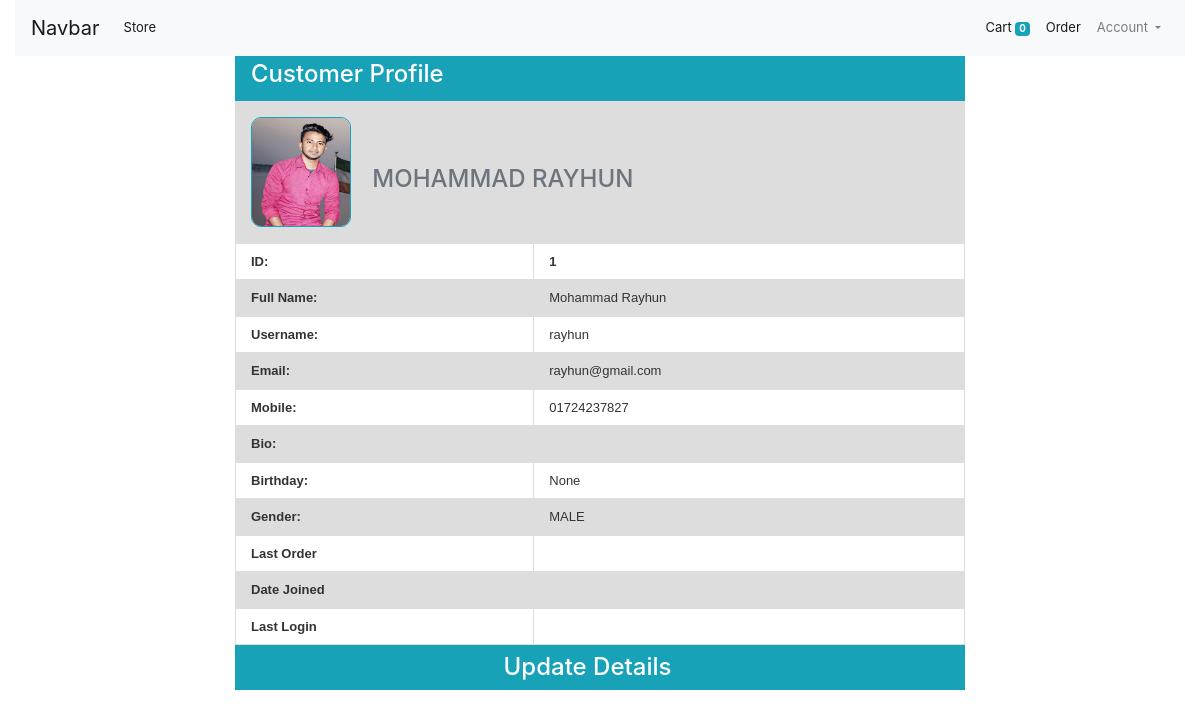
The app's page /profile/ (signed in), older data.
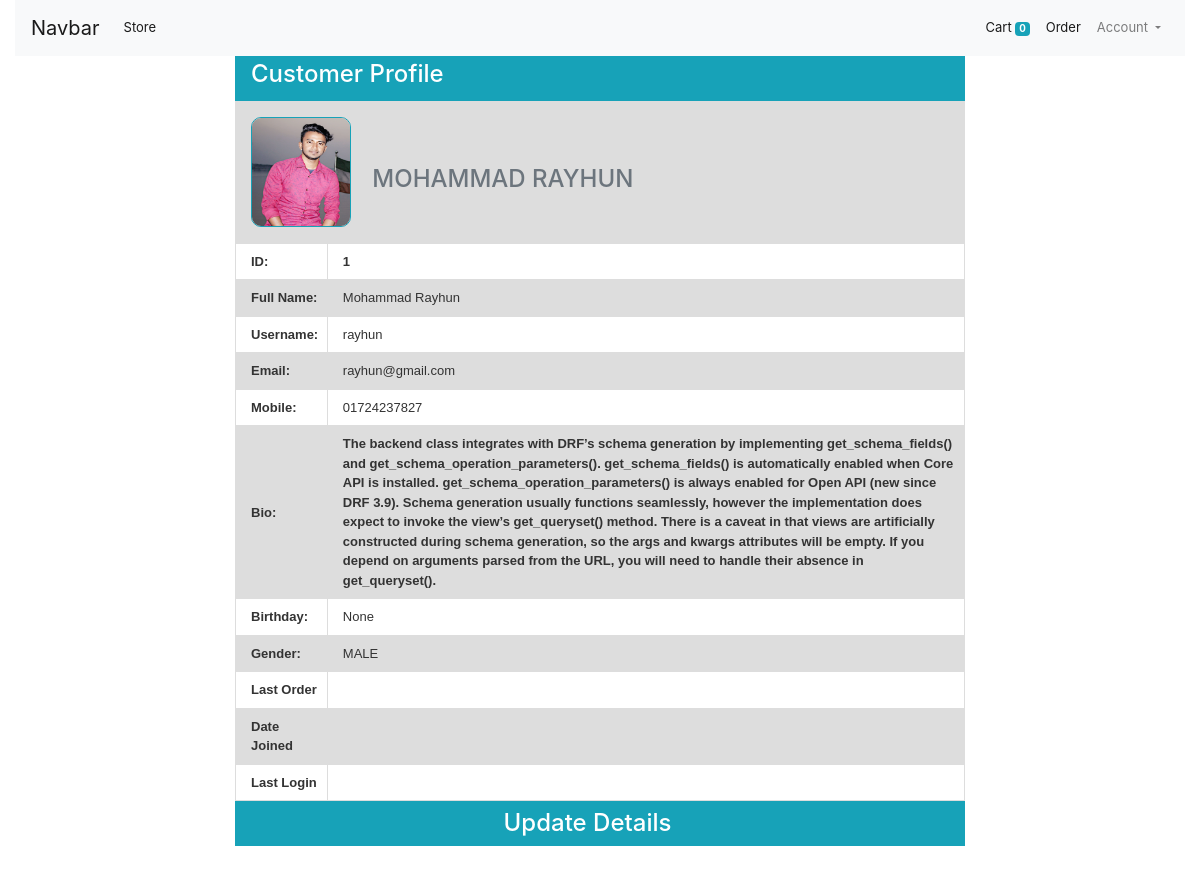
The same page, newer data.
### store/models/model_customer.py (models this page shows, shortened)
class Customer(models.Model):
    GENDER_CHOICE = [
        ('MALE', 'Male'),
        ('FEMALE', 'Female'),
        ('OTHERS', 'Others'),
    ]
    user = models.OneToOneField(User, null=True,blank=True, on_delete=models.CASCADE)
    first_name = models.CharField(max_length=50)
    last_name = models.CharField(max_length=50)
    mobile = models.CharField(max_length=50, null=True, blank=True)
    profile_pic = models.ImageField(null=True, blank=True,default="demo.jpg")
    username = models.CharField(max_length=50)
    email = models.EmailField(max_length=50)
    password = models.CharField(max_length=500)
    bio = models.TextField(null=True, blank=True)
    birth_day = models.CharField(null=True, blank=True,max_length=200)
    gender = models.CharField(
        max_length=6,
        choices = GENDER_CHOICE,
        default='MALE',
        null=True,
        blank=True,
    )
    @staticmethod
    def get_customer_by_username(username):
        try:
            return Customer.objects.get(username=username)
        except:
            return False

### store/views/profile.py (the view)
# urls.py: path('profile/',Profile.as_view(), name='profile'),
class Profile(View):
    def get(self, request, *args, **kwargs):
        customer_id = request.session.get('customer_id')
        username = request.session.get('username')
        customer = Customer.get_customer_by_username(username)
        order = Order.get_order_by_customer_id(customer_id)
        order = order.last()
        if customer:
           first_name = request.session['first_name'] = customer.first_name
           last_name = request.session['last_name'] = customer.last_name
           email = request.session['email'] = customer.email
           mobile = request.session['mobile'] = customer.mobile
           gender = request.session['gender'] = customer.gender
           bio = request.session['bio'] = customer.bio
           birth_day = request.session['birth_day'] = customer.birth_day
        context = {
            'customer_id':customer_id,
            'customer': customer,
            'first_name': first_name,
            'last_name':last_name,
            'username': username,
            'email': email,
            'mobile':mobile,
            'gender': gender,
            'bio': bio,
            'birth_day': birth_day,
            'order':order
        }
        return render(request, 'profile.html',context)

### store/models/model_order.py (called while the page is built)
    @staticmethod
    def get_order_by_customer_id(customer_id):
        customer = Order.objects.filter(customer=customer_id).order_by('-date')
        return customer

### store/templates/profile.html (shortened to what this page needs)
{% extends 'base.html' %}
{% load static %}
{% block content %}
<div class="container">
<div class="row">
  <div class="col-lg-8 m-auto">
    <div class="bg-info text-white py-1 pl-3">
      <h4>Customer Profile</h4>
    </div>
    <div class="p-3" style="background: #dddddd;">
      <div class="row">
        <div class="col-lg-2">
          <img width="100" height="110" style="border-radius: 10px; border:1px solid #17A2B8;" src="{{ customer.profile_pic.url }}" alt="">
        </div>
        <div class="col-lg-10 pt-5 text-secondary">
          <h4 style="text-transform: uppercase;">{{ first_name }} {{ last_name }}</h4>
        </div>
      </div>
    </div>
  </div>
</div>
<div class="row">
  <div class="col-lg-8 m-auto">
  <table class="profile">
    <tr>
      <th>ID:</th>
      <th>{{ customer_id }}</th>
    </tr>
    <tr>
      <th>Full Name:</th>
      <td>{{ first_name }} {{ last_name }}</td>
    </tr>
    <tr>
      <th>Username:</th>
      <td>{{ username }}</td>
    </tr>
    <tr>
      <th>Email:</th>
      <td>{{ email }}</td>
    </tr>
    <tr>
      <th>Mobile:</th>
      <td>{{ mobile }}</td>
    </tr>
      <tr>
        <th>Bio:</th>
        <th>{{ bio }}</th>
      </tr>
      <tr>
        <th>Birthday:</th>
        <td>{{ birth_day }}</td>
      </tr>
      <tr>
        <th>Gender:</th>
        <td>{{ gender }}</td>
      </tr>
      <tr>
        <th>Last Order</th>
        <td>{{ order.date }}</td>
      </tr>
      <tr>
        <th>Date Joined</th>
        <td>{{ user.date_joined }}</td>
      </tr>
      <tr>
        <th>Last Login</th>
        <td>{{ user.last_login }}</td>
      </tr>
    </table>
    <a href="{% url 'profile_update' %}" class="btn-info btn-block text-center text-white py-2 mb-4 h4 text-justify">
      Update Details
    </a>
  </div>
</div>
</div>
{% endblock %}

Row changes from the older to the newer data that the page shows:
changed Customer "MOHAMMAD": bio (not shown) → "The backend class integrates with DRF’s schema generation by implementing get_schema_fields() and get_schema_operation_parameters(). get_schema_fields() is automatically enabled when Core API is installed. get_schema_operation_parameters() is always enabled for Open API (new since DRF 3.9). Schema generation usually functions seamlessly, however the implementation does expect to invoke the view’s get_queryset() method. There is a caveat in that views are artificially constructed during schema generation, so the args and kwargs attributes will be empty. If you depend on arguments parsed from the URL, you will need to handle their absence in get_queryset()."
